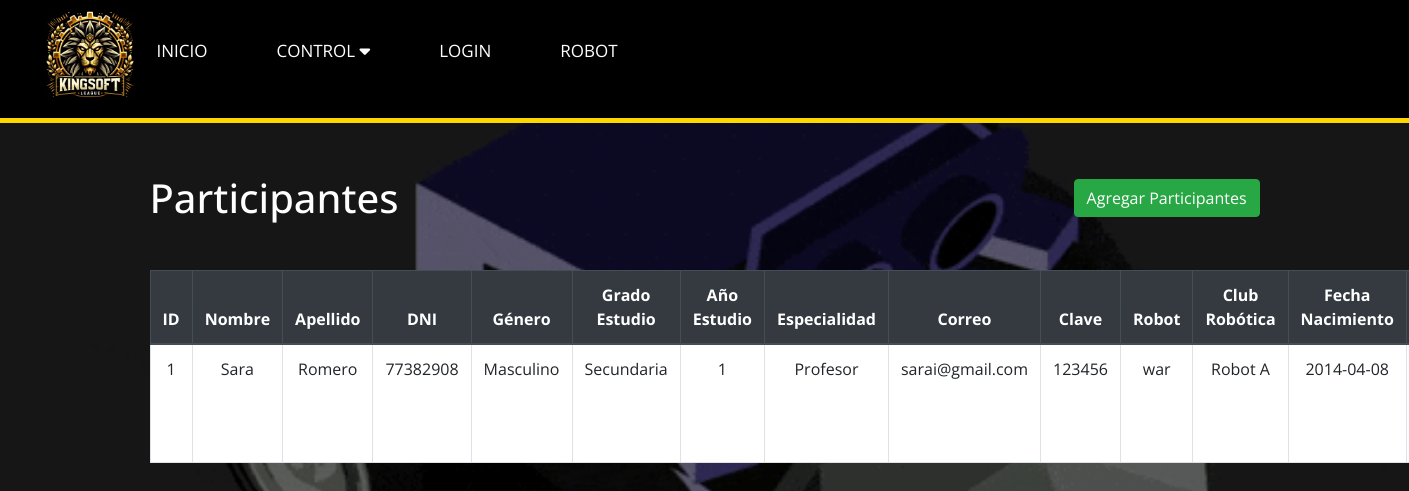
Screenshot of /Diseño/ParticipanteView.php (signed in) with the database file from the repository.
### tables this page shows
CREATE TABLE `participantes` (
  `id` int(20) NOT NULL,
  `nombre` varchar(50) DEFAULT NULL,
  `apellido` varchar(50) DEFAULT NULL,
  `dni` varchar(10) DEFAULT NULL,
  `participante_genero_id` int(11) DEFAULT NULL,
  `grado_estudio_id` int(11) DEFAULT NULL,
  `año_estudio` int(11) DEFAULT NULL,
  `especialidad` varchar(50) DEFAULT NULL,
  `correo` varchar(100) DEFAULT NULL,
  `clave` varchar(50) DEFAULT NULL,
  `fecha_de_actualizacion` timestamp NOT NULL DEFAULT current_timestamp() ON UPDATE current_timestamp(),
  `robot_id` int(11) DEFAULT NULL,
  `club_robotica_id` varchar(100) DEFAULT NULL,
  `id_institucion` int(11) NOT NULL,
  `id_competencia` int(11) NOT NULL,
  `fecha_nacimiento` date DEFAULT NULL
);

CREATE TABLE `participante_genero` (
  `id` int(11) NOT NULL,
  `genero` varchar(20) DEFAULT NULL
);

CREATE TABLE `grado_estudio` (
  `id` int(11) NOT NULL,
  `grado` varchar(100) DEFAULT NULL
);

CREATE TABLE `robot` (
  `id` int(11) NOT NULL,
  `nombre` varchar(100) DEFAULT NULL,
  `peso` decimal(10,2) DEFAULT NULL,
  `ancho` decimal(10,2) DEFAULT NULL,
  `alto` decimal(10,2) DEFAULT NULL,
  `Id_participante` int(11) NOT NULL
);

CREATE TABLE `club_robotica` (
  `id` int(11) NOT NULL,
  `nombre` varchar(100) DEFAULT NULL,
  `ciudad` varchar(100) DEFAULT NULL,
  `pais` varchar(100) DEFAULT NULL,
  `logo` varchar(200) NOT NULL,
  `nombre_institucion_id` int(11) DEFAULT NULL
);

### Diseño/ParticipanteController.php (called while the page is built, shortened)
<?php
require_once 'ParticipanteModel.php';
class ParticipanteController {
    private $model;
    public function __construct($db) {
        $this->model = new ParticipanteModel($db);
    }
    public function getAllParticipantes() {
        return $this->model->getAllParticipantes();
    }
}
?>

### Diseño/ParticipanteModel.php (called while the page is built, shortened)
<?php
class ParticipanteModel {
    private $conn;
    public function __construct($db) {
        $this->conn = $db;
    }
    public function getAllParticipantes() {
        $query = "SELECT * FROM participantes where id = 1";
        $stmt = $this->conn->prepare($query);
        $stmt->execute();
        return $stmt;
    }
}
?>

### Diseño/ParticipanteView.php (the view, shortened to what this page needs)
<?php
require_once 'ParticipanteController.php';
$db = new PDO('mysql:host=localhost;dbname=datosks', 'root', '');
$controller = new ParticipanteController($db);
$participantes = $controller->getAllParticipantes();
?>
<!DOCTYPE html>
<html lang="en">
<head>
    <link rel="stylesheet" href="https://maxcdn.bootstrapcdn.com/bootstrap/4.5.2/css/bootstrap.min.css">
</head>
<body>
<?php
    include 'navegador.php';
?>
<div class="container">
        <div class="d-flex justify-content-between align-items-center mb-4">
            <h1 class="mt-4 mb-4">Participantes</h1>
            <a href="agregar_participantes.php" class="btn btn-success">Agregar Participantes</a>
        </div>
    <table class="table table-bordered">
        <thead class="thead-dark">
            <tr>
                <th>ID</th>
                <th>Nombre</th>
                <th>Apellido</th>
                <th>DNI</th>
                <th>Género</th>
                <th>Grado Estudio</th>
                <th>Año Estudio</th>
                <th>Especialidad</th>
                <th>Correo</th>
                <th>Clave</th>
                <th>Robot</th>
                <th>Club Robótica</th>
                <th>Fecha Nacimiento</th>
                <th>Acciones</th>
            </tr>
        </thead>
        <tbody>
            <?php while ($participante = $participantes->fetch(PDO::FETCH_ASSOC)) : ?>
                <tr>
                    <td><?php echo $participante['id']; ?></td>
                    <td><?php echo $participante['nombre']; ?></td>
                    <td><?php echo $participante['apellido']; ?></td>
                    <td><?php echo $participante['dni']; ?></td>
                    <td><?php echo getGeneroName($participante['participante_genero_id'], $db); ?></td>
                    <td><?php echo getGradoEstudioName($participante['grado_estudio_id'], $db); ?></td>
                    <td><?php echo $participante['año_estudio']; ?></td>
                    <td><?php echo $participante['especialidad']; ?></td>
                    <td><?php echo $participante['correo']; ?></td>
                    <td><?php echo $participante['clave']; ?></td>
                    <td><?php echo getRobotName($participante['robot_id'], $db); ?></td>
                    <td><?php echo getClubRoboticaName($participante['club_robotica_id'], $db); ?></td>
                    <td><?php echo $participante['fecha_nacimiento']; ?></td>
                    <td>
                    </td>
                </tr>
            <?php endwhile; ?>
        </tbody>
    </table>
</div>
</body>
</html>
<?php
function getGeneroName($genero_id, $db) {
    $query = "SELECT genero FROM participante_genero WHERE id = ?";
    $stmt = $db->prepare($query);
    $stmt->bindParam(1, $genero_id);
    $stmt->execute();
    $result = $stmt->fetch(PDO::FETCH_ASSOC);
    return $result['genero'];
}
function getGradoEstudioName($grado_estudio_id, $db) {
    $query = "SELECT grado FROM grado_estudio WHERE id = ?";
    $stmt = $db->prepare($query);
    $stmt->bindParam(1, $grado_estudio_id);
    $stmt->execute();
    $result = $stmt->fetch(PDO::FETCH_ASSOC);
    return $result['grado'];
}
function getRobotName($robot_id, $db) {
    $query = "SELECT nombre FROM robot WHERE id = ?";
    $stmt = $db->prepare($query);
    $stmt->bindParam(1, $robot_id);
    $stmt->execute();
    $result = $stmt->fetch(PDO::FETCH_ASSOC);
    return $result['nombre'];
}
function getClubRoboticaName($club_robotica_id, $db) {
    $query = "SELECT nombre FROM club_robotica WHERE id = ?";
    $stmt = $db->prepare($query);
    $stmt->bindParam(1, $club_robotica_id);
    $stmt->execute();
    $result = $stmt->fetch(PDO::FETCH_ASSOC);
    return $result['nombre'];
}
?>

### Diseño/stylelogin.css (style rules this page uses)
* { padding: 0; margin: 0; box-sizing: border-box; font-family: 'Open Sans', sans-serif; }
html { scroll-behavior: smooth; }

### Diseño/ParticipanteView.php (style rules this page uses)
.table { background-color:white; }
.container { margin-top: 150px; text-align: center; }
h1 { color:white; }

### rows the page displays
participantes: id "1", nombre "Sara", apellido "Romero", dni "77382908", participante_genero.genero "Masculino", grado_estudio.grado "Secundaria", año_estudio "1", especialidad "Profesor", correo "sarai@gmail.com", clave "123456", robot.nombre "war", club_robotica.nombre "Robot A", fecha_nacimiento "2014-04-08"
